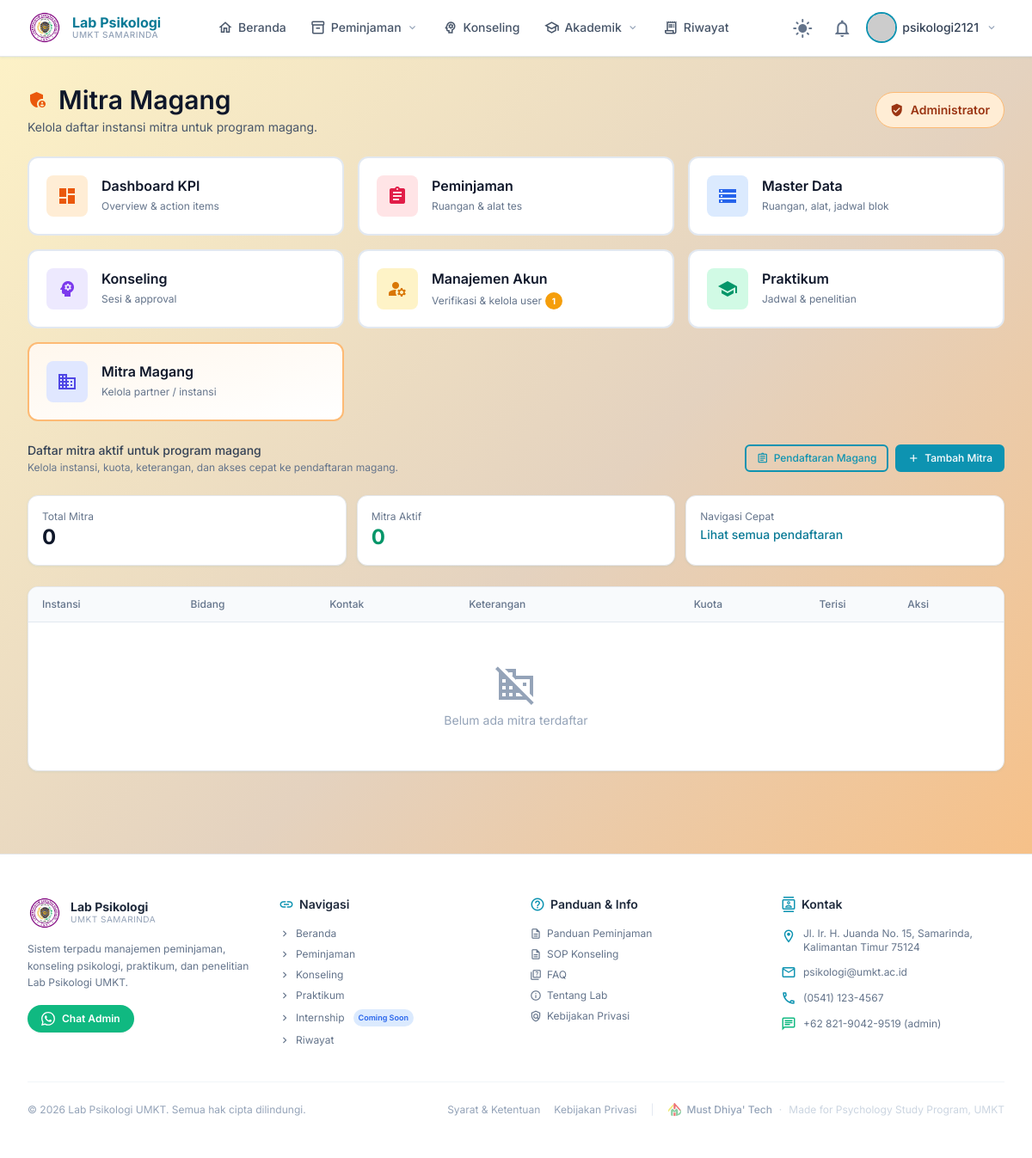
Page /admin-panel/internship/partners/ (signed in) on the earlier database version.
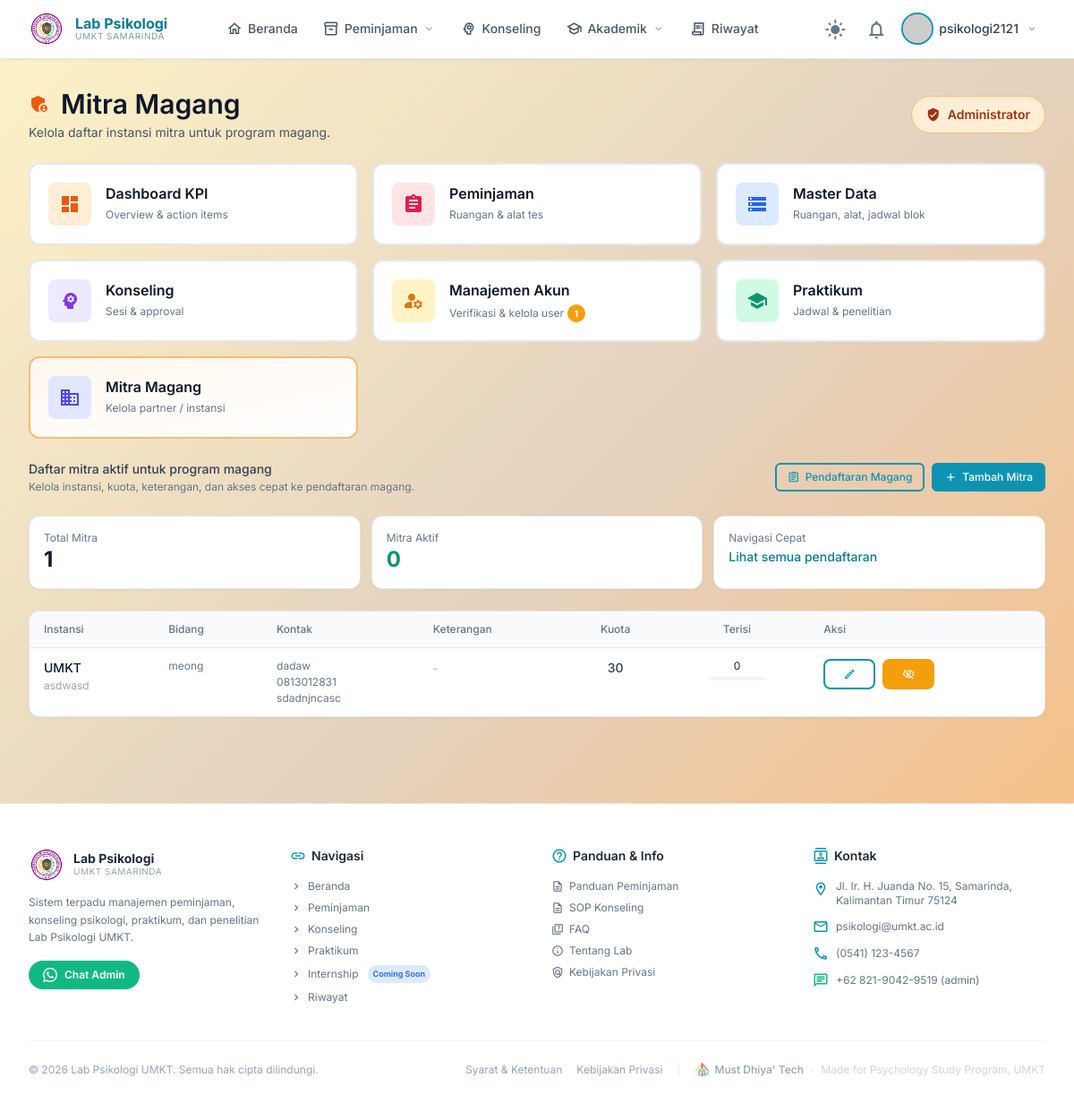
Same page on the later database version.
### internship/models.py (models this page shows, shortened)
class InternshipPartner(TimeStampedModel):
    name = models.CharField(max_length=200, verbose_name='Nama Instansi')
    address = models.TextField(blank=True, verbose_name='Alamat')
    field = models.CharField(
        max_length=100,
        blank=True,
        verbose_name='Bidang Magang',
        help_text='Psikologi Klinis, Industri, dll'
    )
    contact_person = models.CharField(max_length=150, blank=True, verbose_name='Kontak Person')
    phone = models.CharField(max_length=20, blank=True)
    email = models.EmailField(blank=True)
    keterangan = models.TextField(
        blank=True,
        verbose_name='Keterangan',
        help_text='Contoh: Magang berbayar/tidak berbayar, jam kerja, syarat khusus, dll'
    )
    is_active = models.BooleanField(default=True)
    quota = models.PositiveIntegerField(
        default=0,
        verbose_name='Kuota',
        help_text='0 = tidak dibatasi'
    )
    class Meta:
        ordering = ['name']
        verbose_name = 'Mitra Magang'
        verbose_name_plural = 'Mitra Magang'
    @property
    def accepted_count(self):
        return self.internshiprequest_set.filter(
            status__in=['approved', 'ongoing']
        ).count()
    @property
    def quota_remaining(self):
        if self.quota == 0:
            return None
        return max(0, self.quota - self.accepted_count)
    @property
    def quota_percentage(self):
        if self.quota == 0:
            return 0
        if self.quota <= 0:
            return 0
        return min(100, int((self.accepted_count / self.quota) * 100))
    @property
    def quota_status(self):
        if self.quota == 0:
            return 'unlimited'
        remaining = self.quota_remaining
        if remaining == 0:
            return 'full'
        if remaining <= 2:
            return 'limited'
        return 'available'

### internship/admin_views.py (the view)
# urls.py: path('partners/',                   admin_views.PartnerAdminListView.as_view(),      name='admin-partner-list'),
class PartnerAdminListView(AdminRequiredMixin, View):
    def get(self, request):
        ctx = {
            'partner_list': InternshipPartner.objects.order_by('name'),
        }
        return render(request, 'admin/partner_list.html', ctx)

### accounts/models.py (called while the page is built)
    def get_full_name(self):
        return f"{self.first_name} {self.last_name}".strip() or self.username

    @property
    def is_umkt(self):
        return self.user_type == 'umkt'

### core/context_processors.py (called while the page is built)
def media_url(request):
    return {
        'MEDIA_URL': settings.MEDIA_URL,
    }

### internship/admin_views.py (called while the page is built)
    def test_func(self):
        return self.request.user.is_staff

### konseling/context_processors.py (called while the page is built)
def admin_stats(request):
    if not request.user.is_authenticated or not request.user.is_staff:
        return {}
    return {
        'stats': {
            'peminjaman_pending': RoomBooking.objects.filter(status='pending').count(),
            'tool_pending':       ToolRental.objects.filter(status='pending').count(),
            'konseling_pending':  KonselingSession.objects.filter(status='pending').count(),
            'penelitian_pending': ResearchRequest.objects.filter(status='pending').count(),
            'akun_pending':       User.objects.filter(is_active=False, is_verified=False)
                                      .exclude(is_superuser=True).count(),
        }
    }

### templates/admin/partner_list.html (shortened to what the changed rows need)
{% extends "admin_shell.html" %}
{% block page_heading %}Mitra Magang{% endblock %}
{% block admin_content %}
<div class="grid grid-cols-1 sm:grid-cols-3 gap-3 mb-4">
  <div class="card p-4">
    <p class="text-xs text-slate-500 dark:text-slate-400">Total Mitra</p>
    <p class="text-2xl font-bold text-slate-900 dark:text-slate-100">{{ partner_list|length }}</p>
  </div>
</div>
<div class="card overflow-hidden">
  <div class="overflow-x-auto">
    <table class="w-full min-w-[920px] text-sm">
      <thead class="bg-slate-50 dark:bg-slate-700/50 border-b border-slate-200 dark:border-slate-700">
        <tr>
          <th class="px-4 py-3 text-left font-medium text-slate-500 text-xs">Instansi</th>
          <th class="px-4 py-3 text-left font-medium text-slate-500 text-xs">Bidang</th>
          <th class="px-4 py-3 text-left font-medium text-slate-500 text-xs">Kontak</th>
          <th class="px-4 py-3 text-left font-medium text-slate-500 text-xs">Keterangan</th>
          <th class="px-4 py-3 text-center font-medium text-slate-500 text-xs">Kuota</th>
          <th class="px-4 py-3 text-center font-medium text-slate-500 text-xs">Terisi</th>
          <th class="px-4 py-3 text-left font-medium text-slate-500 text-xs">Aksi</th>
        </tr>
      </thead>
      <tbody class="divide-y divide-slate-100 dark:divide-slate-700">
        {% for p in partner_list %}
        <tr class="hover:bg-slate-50 dark:hover:bg-slate-700/30 transition-colors" id="partner-row-{{ p.id }}">
          <td class="px-4 py-3 align-top">
            <p class="font-medium text-slate-900 dark:text-slate-100">{{ p.name }}</p>
            {% if p.address %}
            <p class="text-xs text-slate-400 mt-0.5 max-w-[220px]">{{ p.address }}</p>
            {% endif %}
          </td>
          <td class="px-4 py-3 align-top text-xs text-slate-500">
            {{ p.field|default:"-" }}
          </td>
          <td class="px-4 py-3 align-top text-xs text-slate-500">
            {% if p.contact_person %}
            <p>{{ p.contact_person }}</p>
            {% endif %}
            {% if p.phone %}
            <p class="mt-0.5">{{ p.phone }}</p>
            {% endif %}
            {% if p.email %}
            <p class="mt-0.5">{{ p.email }}</p>
            {% endif %}
          </td>
          <td class="px-4 py-3 align-top">
            {% if p.keterangan %}
            <p class="text-xs text-slate-600 dark:text-slate-300 leading-relaxed max-w-[280px] whitespace-pre-line">
              {{ p.keterangan }}
            </p>
            {% else %}
            <span class="text-xs text-slate-400">-</span>
            {% endif %}
          </td>
          <td class="px-4 py-3 align-top text-center">
            <span class="font-medium text-slate-700 dark:text-slate-200">
              {% if p.quota == 0 %}∞{% else %}{{ p.quota }}{% endif %}
            </span>
          </td>
          <td class="px-4 py-3 align-top text-center text-xs">
            <div class="inline-flex flex-col items-center">
              <span>{{ p.accepted_count }}</span>
              {% if p.quota > 0 %}
              <div class="w-16 mx-auto mt-1 bg-slate-100 dark:bg-slate-700 rounded-full h-1 overflow-hidden">
              </div>
              {% endif %}
            </div>
          </td>
          <td class="px-4 py-3 align-top">
            <div class="flex gap-2">
              <button onclick="openPartnerModal({{ p.id }})"
                      class="btn btn-xs btn-outline">
                <span class="material-icons-outlined mat-xs">edit</span>
              </button>
              <button onclick="togglePartner({{ p.id }}, this)"
                      class="btn btn-xs {% if p.is_active %}btn-warning{% else %}btn-success{% endif %}">
                <span class="material-icons-outlined mat-xs">
                </span>
              </button>
            </div>
          </td>
        </tr>
        {% empty %}
        <tr>
          <td colspan="7" class="px-4 py-12 text-center text-slate-400">
            <span class="material-icons-outlined mat-xl block mb-2">domain_disabled</span>
            Belum ada mitra terdaftar
          </td>
        </tr>
        {% endfor %}
      </tbody>
    </table>
  </div>
</div>
{% endblock %}

Differences in the rows shown:
added InternshipPartner: name "UMKT", address "asdwasd", field "meong", contact_person "dadaw", phone "0813012831", email "sdadnjncasc", quota "30", accepted_count "0"
Other differences:
{{ partner_list|length }}: "0" → "1"
text no longer shown: "domain_disabled Belum ada mitra terdaftar"
